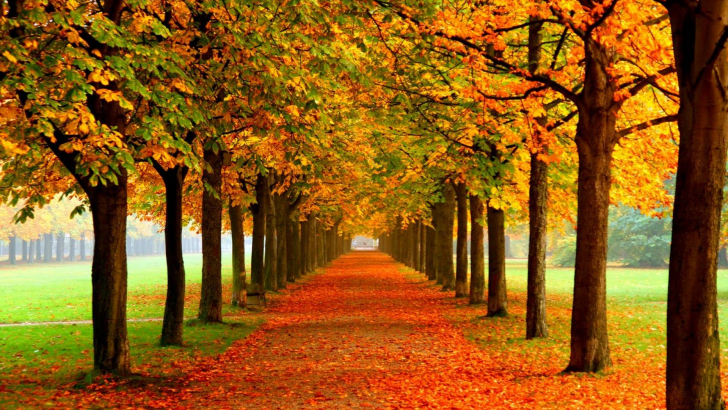
#> input picture Fourier stuff/Resources/loli.jpg, 728 x 410 px
$ python 'picture test.py'
#> lines starting #> are read from the running program, lines starting #| are printed output that depends on the picture; after the words box and inside, x2 and y2 are one past the last pixel; in counts of white or black regions, pixels touching at a corner belong together
#> further down, img is the input picture: shape (410, 728, 3); mean B, G, R 21.9, 91.6, 144.2
#> `imgGrayCropped = imgGray[:128,:256]`:
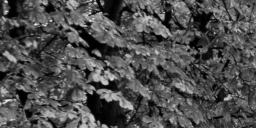
#> imgGrayCropped: shape (128, 256); min 0, max 235, mean 78.5
### Fourier stuff/gk.py
import numpy as np
import math


def Gkernel(shape, sig):
#> called with shape = (7, 7), sig = 1
    shape = np.array(shape)

    kernel = np.zeros(shape)

    for col in range(len(kernel)):
        for row in range(len(kernel[0])):
            r = np.array([col,row])
            u = (shape-1)/2
            kernel[col][row] = math.exp(-np.dot((r-u)/sig,(r-u)/sig)/2)/(sig*math.sqrt(2*math.pi))

    return kernel

### Fourier stuff/fft.py
import numpy as np
import math
import cmath

j = complex(0,1)

# [12 lines left out: function fft, not called in this run]

def fft2row(P,offset):
#> called with offset = 364
    N = len(P[0]) #assuming this is a power of 2
#> N = 728
    if N==1:
        return P
    w = cmath.exp(-j*2*math.pi/N)
    Pe,Po = P[:,::2],P[:,1::2]
    ye,yo = fft2row(Pe,offset),fft2row(Po,offset)
#> call 2 of fft2row, with offset = 364
#> in fft2row (call 2), `N = len(P[0])`: N = 364
#> in fft2row (call 2), `Pe,Po = P[:,::2],P[:,1::2]`:
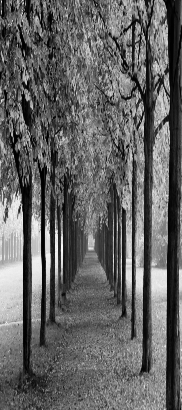
#> Po: shape (410, 182); min 0, max 251, mean 99.3
#> call 3 of fft2row, with offset = 364
#> in fft2row (call 3), `N = len(P[0])`: N = 182
#> in fft2row (call 3), `Pe,Po = P[:,::2],P[:,1::2]`:
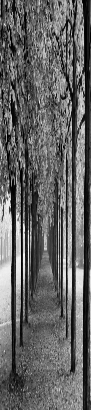
#> Po: shape (410, 91); min 0, max 250, mean 99.3
#> in fft2row (call 7), `Pe,Po = P[:,::2],P[:,1::2]`: Pe = 410 rows, first 6: [39, 105, 82, 93, 113, 174], [34, 106, 81, 77, 142, 166], [22, 93, 85, 16, 142, 147], [25, 72, 81, 75, 128, 125], [20, 71, 78, 75, 133, 148], [11, 47, 48, 14, 127, 152]; Po = 410 rows, first 6: [142, 149, 68, 105, 115, 21], [145, 154, 73, 125, 162, 22], [68, 145, 78, 138, 152, 22], [72, 100, 73, 140, 160, 22], [71, 81, 113, 143, 132, 22], [56, 90, 131, 142, 138, 22]
#> in fft2row (call 8), `Pe,Po = P[:,::2],P[:,1::2]`: Pe = 410 rows, first 8: [39, 82, 113], [34, 81, 142], [22, 85, 142], [25, 81, 128], [20, 78, 133], [11, 48, 127], [15, 78, 122], [20, 92, 147]; Po = 410 rows, first 8: [105, 93, 174], [106, 77, 166], [93, 16, 147], [72, 75, 125], [71, 75, 148], [47, 14, 152], [39, 8, 126], [20, 54, 133]
#> in fft2row (call 19), `Pe,Po = P[:,::2],P[:,1::2]`: Pe = 410 rows, first 8: [142, 68, 115], [145, 73, 162], [68, 78, 152], [72, 73, 160], [71, 113, 132], [56, 131, 138], [60, 119, 140], [73, 72, 133]; Po = 410 rows, first 8: [149, 105, 21], [154, 125, 22], [145, 138, 22], [100, 140, 22], [81, 143, 22], [90, 142, 22], [85, 119, 22], [45, 102, 22]
#> in fft2row (call 30), `Pe,Po = P[:,::2],P[:,1::2]`: Pe = 410 rows, first 6: [76, 90, 96, 62, 20, 1], [69, 74, 68, 78, 113, 1], [78, 68, 73, 104, 151, 1], [102, 105, 64, 109, 149, 3], [100, 101, 64, 102, 157, 5], [85, 96, 72, 88, 160, 7]; Po = 410 rows, first 6: [29, 42, 54, 78, 157], [46, 50, 64, 34, 156], [107, 32, 72, 24, 143], [165, 14, 80, 52, 129], [124, 25, 63, 122, 103], [76, 38, 49, 117, 49]
#> in fft2row (call 31), `Pe,Po = P[:,::2],P[:,1::2]`: Pe = 410 rows, first 8: [76, 96, 20], [69, 68, 113], [78, 73, 151], [102, 64, 149], [100, 64, 157], [85, 72, 160], [76, 91, 151], [51, 63, 141]; Po = 410 rows, first 8: [90, 62, 1], [74, 78, 1], [68, 104, 1], [105, 109, 3], [101, 102, 5], [96, 88, 7], [69, 65, 7], [86, 90, 8]
    y = np.zeros((len(P),len(P[0]))).astype('complex128')
    for k in range(int(N/2)):
        y[:,k] = ye[:,k] + (w**(k-offset))*yo[:,k]
        y[:,k+int(N/2)] = ye[:,k] - (w**(k-offset))*yo[:,k]
#> `z = (f>2500).astype('int32')`:
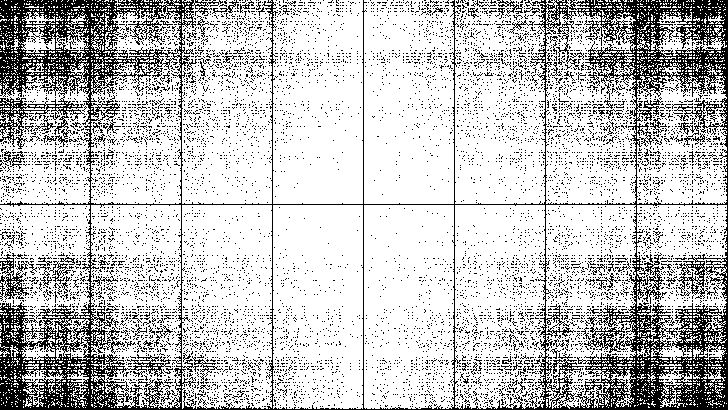
#> z: shape (410, 728) int32; values 0 (black) and 1 (white), 76.9% white; black in thin lines or dots
    return y


def fft2(img, xoff=0, yoff=0):
    return fft2row(fft2row(img,xoff).T,yoff).T


# [17 lines left out: function ifft, not called in this run]

def ifft2row(P,offset=0,summationCompleted=True):
    N = len(P[0]) #assuming this is a power of 2
    if N==1:
        return P
    w = cmath.exp(j*2*math.pi/N)
    Pe,Po = P[:,::2],P[:,1::2]
    ye,yo = ifft2row(Pe,offset,False),ifft2row(Po,offset,False)
    y = np.zeros((len(P),len(P[0]))).astype('complex128')
    for n in range(int(N/2)):
        y[:,n] = ye[:,n] + (w**(n))*yo[:,n]
        y[:,n+int(N/2)] = ye[:,n] - (w**(n))*yo[:,n]
    if not summationCompleted:
        return y
    temp = y/N
    for n in range(len(temp[0])):
        temp[:,n] = temp[:,n]*cmath.exp(-j*2*math.pi*n*offset/N)
    return temp

def ifft2(img, xoff=0, yoff=0):
    return ifft2row(ifft2row(img,xoff).T,yoff).T


def fft2test(img,xoff=0,yoff=0):
    temp = np.apply_along_axis(fft,1,img,xoff)
    return np.apply_along_axis(fft,0,temp,yoff)

def ifft2test(img,xoff=0,yoff=0):
    temp = np.apply_along_axis(ifft,1,img,xoff)
    return np.apply_along_axis(ifft,0,temp,yoff).real


# [13 lines left out: function conv, not called in this run]

def conv2(a, b):
    m1 = len(a[0])
#> m1 = 728
    m2 = len(b[0])
    n1 = len(a)
#> n1 = 410
    n2 = len(b)
    m = 2**(math.ceil(math.log2(m1+m2-1)))
#> m = 1024
    n = 2**(math.ceil(math.log2(n1+n2-1)))
#> n = 512
    z1 = np.zeros((n,m))
    z2 = np.zeros((n,m))
    z1[:n1,:m1] = a
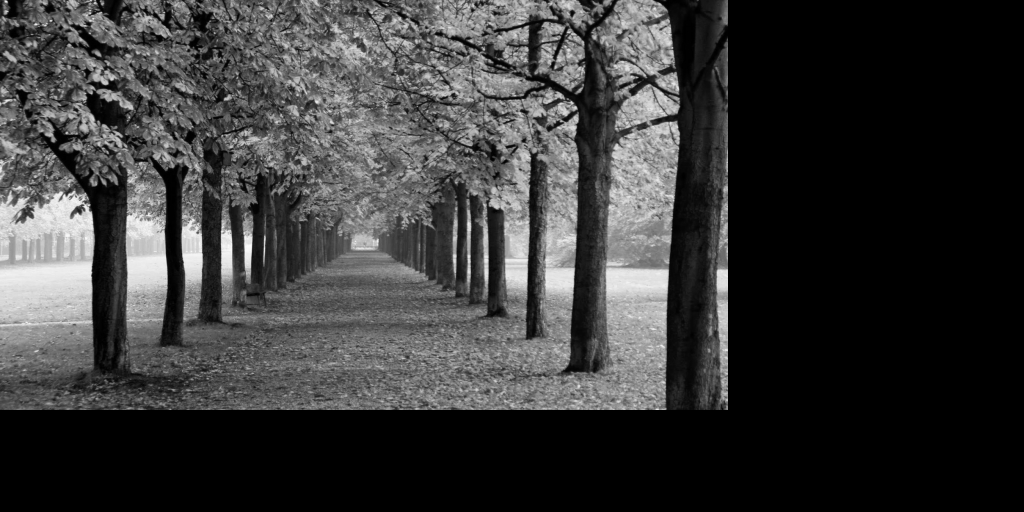
#> z1: shape (512, 1024) float64; min 0, max 251, mean 56.6
    z2[:n2,:m2] = b
    fd1 = fft2(z1)
    fd2 = fft2(z2)
    fd3 = np.multiply(fd1,fd2)
    c = ifft2(fd3).real[:n1+n2-1, :m1+m2-1]
#> in ifft2row, `N = len(P[0])`: N = 1024
    return c[n2-1:-n2+1, m2-1:-m2+1]
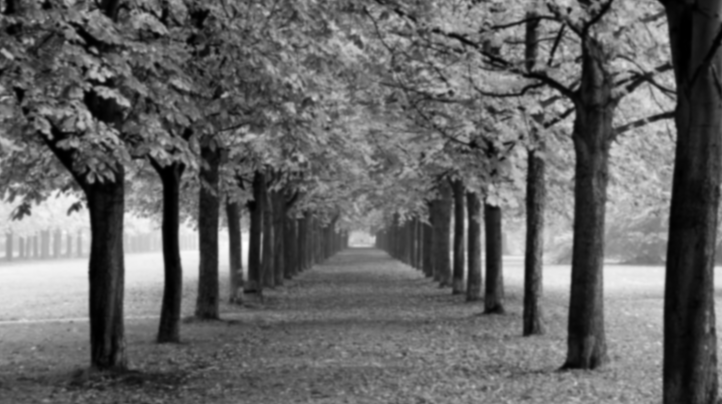
#> returned value: shape (404, 722) float64; min 0.259, max 623.3, mean 248.4; drawn with min black and max white


### Fourier stuff/picture test.py
import numpy as np
import cv2
import matplotlib.pyplot as plt
import fft
import gk

img = cv2.imread('Resources/loli.jpg')
imgGray = cv2.cvtColor(img, cv2.COLOR_BGR2GRAY)
#imgGray = imgGray/imgGray.max()
#imgGray -=1
imgGrayCropped = imgGray[:128,:256]

feature = np.zeros((150,70))
feature[:,:10] = 1
feature[:,10:60] = -1
feature[:,60:] = 1

feature = gk.Gkernel((7,7),1)

f = abs(fft.fft2(imgGray,imgGray.shape[1]//2,
                 imgGray.shape[0]//2))

z = (f>2500).astype('int32')


featureMap = fft.conv2(imgGray, feature)

if featureMap.min()<0:
    featureMap = featureMap - featureMap.min()

featureMap = featureMap/featureMap.max()


cv2.imshow('Image', imgGray)
cv2.imshow('Map', featureMap)

plt.figure()
plt.imshow(feature)
plt.figure()
plt.imshow(f)
plt.show()
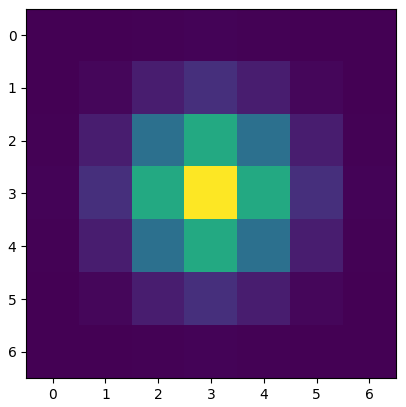
#> figure drawn by matplotlib, 1 panel
cv2.waitKey(0)
cv2.destroyAllWindows()
